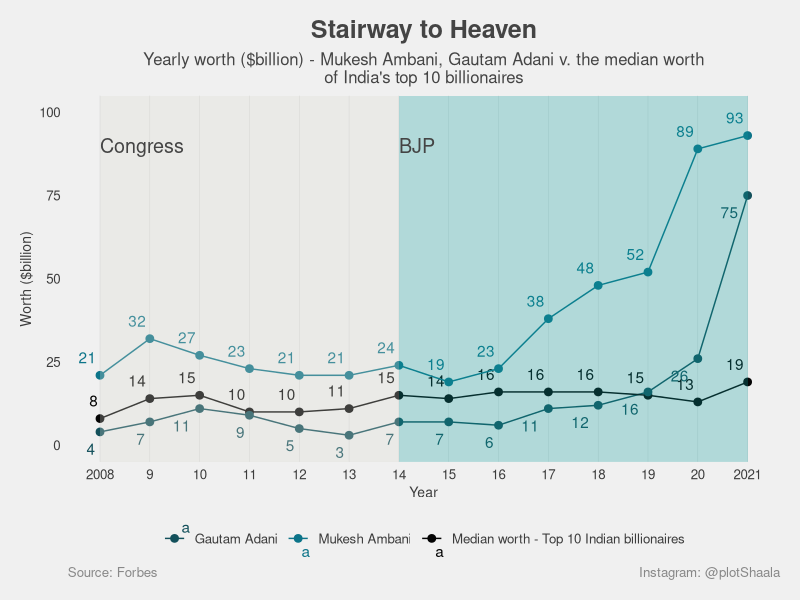

This chart was generated by the following R code:

# Reference
# https://stackoverflow.com/questions/14604435/turning-off-some-legends-in-a-ggplot


# Libraries
library(ggplot2)
library(ggthemes)
library(dplyr)


# Variables
partyColor <- c(Congress = "#D7D9CE",  BJP = "#119DA4")
personColor <- c(MD = "#040404", MA = "#0C7489", GA = "#13505B" )
titleColor <- "#444444"
footerColor <- "#888888" 
displayResolution <- 600



# set working directory and read the file
setwd("/Users/sanjaynoronha/Desktop/R/Github/R_charts")
df <- read.csv("Fig3_India_Billiionaires.csv")

# print the file to see the contents
df

p <- ggplot(df, aes(x=year, y= worth)) +
  # position the text as appropriate
  geom_text(data = filter(df, name == "Gautam Adani"),aes(label = worth, color = code), vjust = 1.9, hjust = 1.5) +
  geom_text(data = filter(df, name != "Gautam Adani"),aes(label = worth, color = code), vjust = -1.0, hjust = 1.2) +
  
  #line and points
  geom_line(aes(color = code)) +
  geom_point(aes(color = code), size = 2.3) +
  
  # draw the background denoting the political party
  geom_rect(data = df, aes(xmin = year, xmax = year_max, fill = party), ymin =-Inf, ymax = Inf, alpha = 0.1) +
  xlim(2008, 2022) +
  
  # re-label the x axis
  scale_x_continuous(  breaks    =c(2008, 2009, 2010, 2011, 2012, 2013, 2014, 2015, 2016, 2017, 2018, 2019, 2020, 2021, 2022)
                       , labels = c(2008, 9, 10, 11, 12, 13, 14, 15, 16, 17, 18, 19, 20, 2021, 2022)) +
  
  # background color to be manually configured but not present in the legend
  scale_fill_manual(values = partyColor,  guide = "none") + 
  
  # colors for people and labels to be renamed
  scale_colour_manual(values= personColor, labels = c(MD= "Median worth - Top 10 Indian billionaires",
  MA="Mukesh Ambani", GA="Gautam Adani"))+
  
  # annotation for the name of political party 
  annotate("text", x = 2008, y = 90, label ="Congress", hjust = 0, size = 5, colour = titleColor) +
  annotate("text", x = 2014, y = 90, label ="BJP", hjust = 0, size = 5, colour = titleColor) +
  
  #manually configuring the y axis range
  ylim(0, 100) +

  
  # this is our base theme
  theme_fivethirtyeight() +
  
  # customize the base theme
  labs(
    title = "Stairway to Heaven"
   , subtitle = "Yearly worth ($billion) - Mukesh Ambani, Gautam Adani v. the median worth\nof India's top 10 billionaires"
    , caption = c("Instagram: @plotShaala", "Source: Forbes" )
  ) +
  
  
  theme(
    plot.caption = element_text(hjust=c(1, 0), colour = footerColor)
    , plot.title = element_text(colour = titleColor, hjust = 0.5)
    , plot.subtitle = element_text(colour = titleColor, hjust = 0.5)
  ) +
  
  theme(
    panel.grid.major.y =  element_blank()
    , panel.grid.major.x =  element_line(size = 0.15)
    , panel.grid.minor.x =  element_blank()
    , panel.grid.minor.y = element_blank()
  ) +
  
  theme(
    axis.ticks = element_blank()
  ) +
  
  theme(
    legend.title = element_blank()
    , legend.position= "bottom"
    , legend.background = element_blank()
  ) +

theme(axis.title = element_text(size = 10)) + ylab('Worth ($billion)') + xlab('Year')

# save plot in high resolution
ggsave(plot = p,  width = 7.2, height = 6.4 ,dpi = displayResolution, filename = "Fig3_Billionaires_India.png")